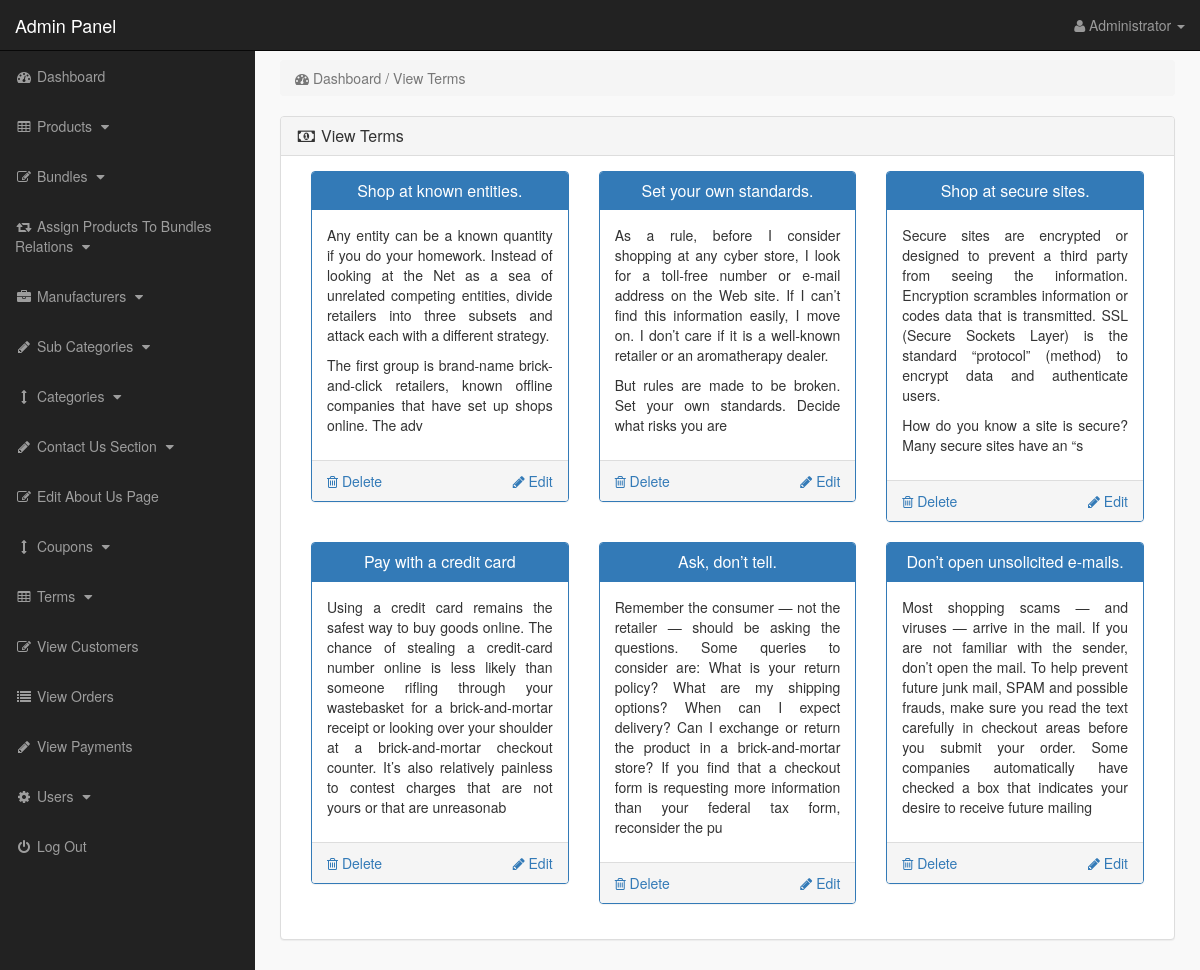
Page /admin_area/index.php?view_terms (signed in) on the committed database.
### tables this page shows
CREATE TABLE `terms` (
  `term_id` int(10) NOT NULL,
  `term_title` varchar(100) NOT NULL,
  `term_link` varchar(100) NOT NULL,
  `term_desc` text NOT NULL
);

### admin_area/view_terms.php (the view)
<?php
if(!isset($_SESSION['admin_email'])){
echo "<script>window.open('login.php','_self')</script>";
}
else {
?>
<div class="row">
<div class="col-lg-12">
<ol class="breadcrumb" >
<li class="active" >
<i class="fa fa-dashboard"></i> Dashboard / View Terms
</li>
</ol>
</div>
</div>
<div class="row">
<div class="col-lg-12">
<div class="panel panel-default">
<div class="panel-heading">
<h3 class="panel-title">
<i class="fa fa-money fa-fw"></i> View Terms
</h3>
</div>
<div class="panel-body">
<?php
$get_terms = "select * from terms";
$run_terms = mysqli_query($con,$get_terms);
while($row_terms = mysqli_fetch_array($run_terms)){
$term_id = $row_terms['term_id'];
$term_title = $row_terms['term_title'];
$term_desc = substr($row_terms['term_desc'],0,400);
?>
<div class="col-lg-4 col-md-4">
<div class="panel panel-primary">
<div class="panel-heading">
<h3 class="panel-title" align="center">
<?php echo $term_title; ?>
</h3>
</div>
<div class="panel-body">
<?php echo $term_desc; ?>
</div>
<div class="panel-footer">
<a href="index.php?delete_term=<?php echo $term_id; ?>" class="pull-left">
<i class="fa fa-trash-o"></i> Delete
</a>
<a href="index.php?edit_term=<?php echo $term_id; ?>" class="pull-right">
<i class="fa fa-pencil"></i> Edit
</a>
<div class="clearfix"> </div>
</div>
</div>
</div>
<?php } ?>
</div>
</div>
</div>
</div>
<?php } ?>

### admin_area/includes/sidebar.php (shortened to what this page needs)
<?php
if(!isset($_SESSION['admin_email'])){
echo "<script>window.open('login.php','_self')</script>";
}
else {
?>
<nav class="navbar navbar-inverse navbar-fixed-top" >
<div class="navbar-header" >
<a class="navbar-brand" href="index.php?dashboard" >Admin Panel</a>
</div>
<ul class="nav navbar-right top-nav" >
<li class="dropdown" >
<a href="#" class="dropdown-toggle" data-toggle="dropdown" >
<i class="fa fa-user" ></i>
<?php echo $admin_name; ?> <b class="caret" ></b>
</a>
</li>
</ul>
<div class="collapse navbar-collapse navbar-ex1-collapse">
<ul class="nav navbar-nav side-nav">
<li>
<a href="index.php?dashboard">
<i class="fa fa-fw fa-dashboard"></i> Dashboard
</a>
</li>
<li>
<a href="#" data-toggle="collapse" data-target="#products">
<i class="fa fa-fw fa-table"></i> Products
<i class="fa fa-fw fa-caret-down"></i>
</a>
</li>
<li>
<a href="#" data-toggle="collapse" data-target="#bundles">
<i class="fa fa-fw fa-edit"></i> Bundles
<i class="fa fa-fw fa-caret-down"></i>
</a>
</li>
<li>
<a href="#" data-toggle="collapse" data-target="#relations">
<i class="fa fa-fw fa-retweet"></i> Assign Products To Bundles Relations
<i class="fa fa-fw fa-caret-down"></i>
</a>
</li>
<li>
<a href="#" data-toggle="collapse" data-target="#manufacturers">
<i class="fa fa-fw fa-briefcase"></i> Manufacturers
<i class="fa fa-fw fa-caret-down"></i>
</a>
</li>
<li>
<a href="#" data-toggle="collapse" data-target="#p_cat">
<i class="fa fa-fw fa-pencil"></i> Sub Categories
<i class="fa fa-fw fa-caret-down"></i>
</a>
</li>
<li>
<a href="#" data-toggle="collapse" data-target="#cat">
<i class="fa fa-fw fa-arrows-v"></i> Categories
<i class="fa fa-fw fa-caret-down"></i>
</a>
</li>
<li>
<a href="#" data-toggle="collapse" data-target="#contact_us">
<i class="fa fa-fw fa-pencil"> </i> Contact Us Section
<i class="fa fa-fw fa-caret-down"></i>
</a>
</li>
<li>
<a href="index.php?edit_about_us">
<i class="fa fa-fw fa-edit"></i> Edit About Us Page
</a>
</li>
<li>
<a href="#" data-toggle="collapse" data-target="#coupons">
<i class="fa fa-fw fa-arrows-v"></i> Coupons
<i class="fa fa-fw fa-caret-down"></i>
</a>
</li>
<li>
<a href="#" data-toggle="collapse" data-target="#terms" >
<i class="fa fa-fw fa-table"></i> Terms
<i class="fa fa-fw fa-caret-down"></i>
</a>
</li>
<li>
<a href="index.php?view_customers">
<i class="fa fa-fw fa-edit"></i> View Customers
</a>
</li>
<li>
<a href="index.php?view_orders">
<i class="fa fa-fw fa-list"></i> View Orders
</a>
</li>
<li>
<a href="index.php?view_payments">
<i class="fa fa-fw fa-pencil"></i> View Payments
</a>
</li>
<li>
<a href="#" data-toggle="collapse" data-target="#users">
<i class="fa fa-fw fa-gear"></i> Users
<i class="fa fa-fw fa-caret-down"></i>
</a>
</li>
<li>
<a href="logout.php">
<i class="fa fa-fw fa-power-off"></i> Log Out
</a>
</li>
</ul>
</div>
</nav>
<?php } ?>

### admin_area/css/style.css (style rules this page uses)
body { margin-top:100px; }
@media (min-width: 768px) { body { margin-top:50px; } }
.top-nav { padding:0 15px; }
.top-nav>li { display:inline-block; float:left; }
.top-nav>li>a { padding-top:15px; padding-bottom:15px; line-height:20px; color:#999; }
@media (min-width: 768px) { .side-nav { position:fixed; top:51px; width:255px; border-radius:0; overflow-y:auto; background-color: #222; bottom:0; overflow-x:hidden; padding-bottom:40px; } }
@media (min-width: 768px) { .side-nav>li>a { width:255px; } }
.panel-body { border-radius:5px; }

### rows in the picture
terms: term_title "Shop at known entities.", term_desc "Any entity can be a known quantity if you do your homework. Instead of looking at the Net as a sea of unrelated competing entities, divide retailers into three subsets and attack each with a different strategy. The first group is brand-name brick-and-click retailers, known offline companies that have set up shops online. The adv"
terms: term_title "Set your own standards.", term_desc "As a rule, before I consider shopping at any cyber store, I look for a toll-free number or e-mail address on the Web site. If I can’t find this information easily, I move on. I don’t care if it is a well-known retailer or an aromatherapy dealer. But rules are made to be broken. Set your own standards. Decide what risks you are"
terms: term_title "Shop at secure sites.", term_desc "Secure sites are encrypted or designed to prevent a third party from seeing the information. Encryption scrambles information or codes data that is transmitted. SSL (Secure Sockets Layer) is the standard “protocol” (method) to encrypt data and authenticate users. How do you know a site is secure? Many secure sites have an “s"
terms: term_title "Pay with a credit card", term_desc "Using a credit card remains the safest way to buy goods online. The chance of stealing a credit-card number online is less likely than someone rifling through your wastebasket for a brick-and-mortar receipt or looking over your shoulder at a brick-and-mortar checkout counter. It’s also relatively painless to contest charges that are not yours or that are unreasonab"
terms: term_title "Ask, don’t tell.", term_desc "Remember the consumer — not the retailer — should be asking the questions. Some queries to consider are: What is your return policy? What are my shipping options? When can I expect delivery? Can I exchange or return the product in a brick-and-mortar store? If you find that a checkout form is requesting more information than your federal tax form, reconsider the pu"
terms: term_title "Don’t open unsolicited e-mails.", term_desc "Most shopping scams — and viruses — arrive in the mail. If you are not familiar with the sender, don’t open the mail. To help prevent future junk mail, SPAM and possible frauds, make sure you read the text carefully in checkout areas before you submit your order. Some companies automatically have checked a box that indicates your desire to receive future mailing"

### other values in the picture
$admin_name "Administrator"
